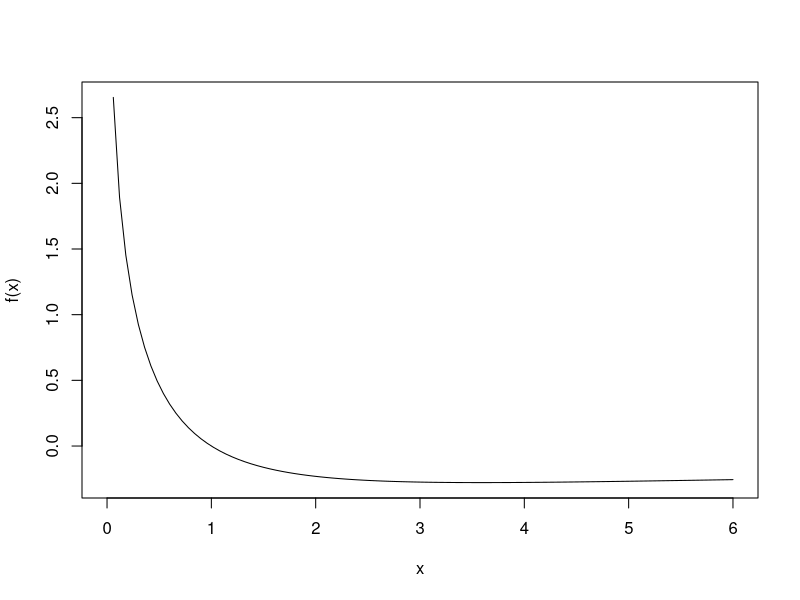
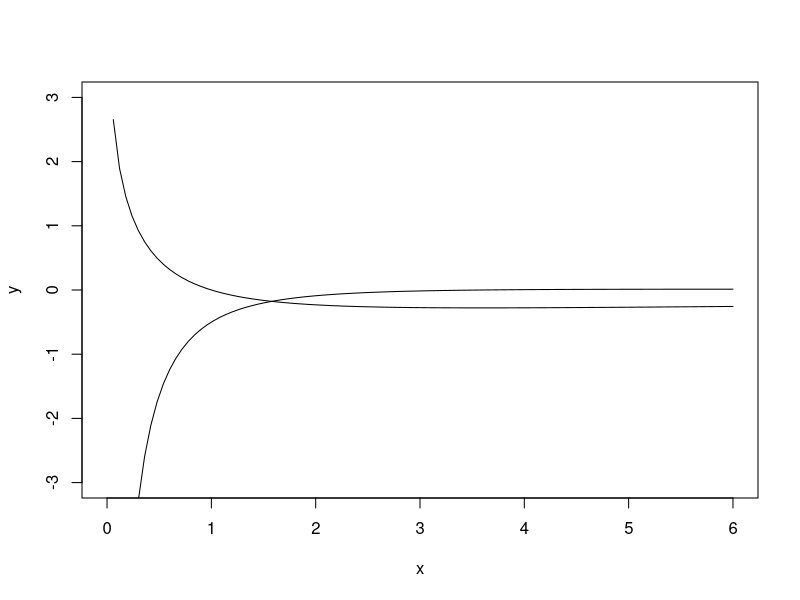

The R source for these figures, in order:
## ---- chunk 1
# Define the function and we call it f
f <- function(x){
  return (-log(x)/(1+x))
}
f(0)
f(2)
## ---- chunk 2
curve(f, 0, 6)
## ---- chunk 3
diff.quot <- function(h, x){
  return ((f(x+h) - f(x))/h)
}
## ---- chunk 4
fixh <- function(x){
  return ((f(x+0.0001) - f(x))/0.0001)
}
plot(fixh, 0, 6, ylim = c(-3,3), ylab = 'y')
curve(f, 0, 6, add = TRUE)
## ---- chunk 5
basic.grad.descent <- function(x, max.iter = 10000, stop.deriv = 1e-10, deriv.step = 0.001, step.scale = 0.5){
  
  iter <- 0
  deriv <- Inf
  
  while((iter < max.iter) & (abs(deriv) > stop.deriv)){
    iter <- iter + 1
    deriv <- diff.quot(deriv.step, x)
    x <- x - step.scale * deriv
  }
  
  fit <- list(x = x, 'f(x)' = f(x), iteration = iter, converged = (iter < max.iter))
  
  return(fit)
}

basic.grad.descent(0.1)
## ---- chunk 6
nlm(f, 1)
